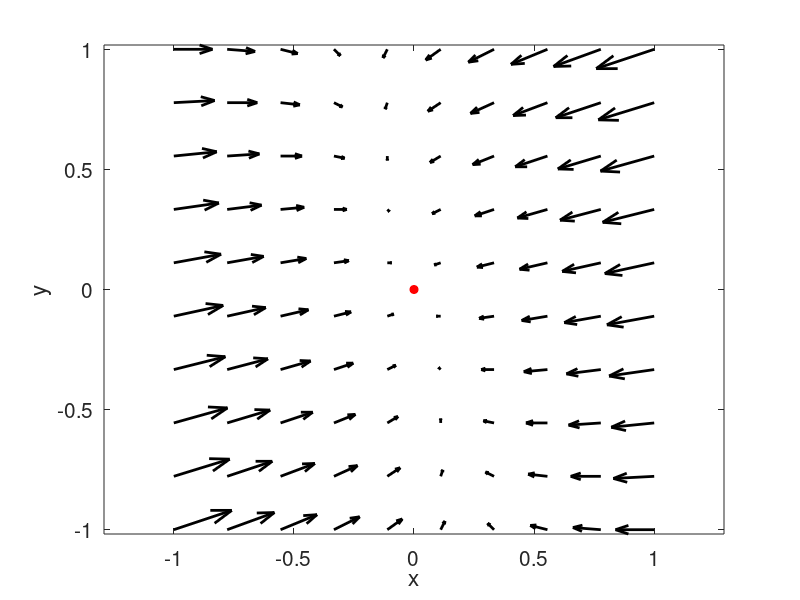

Reproduce this figure in MATLAB. (Note: this script raises an error after producing the figure.)
% script to Mohr's Circle for a given 2-d stress state
% Rishav Mallick, 2021, EOS

clc;
clear;

% inputs - provide an input stress field
% can be deviatoric or not, doesn't matter - we will plot it anyway

sx = -5;%input('sigma_x=');
sy = -1;%input('sigma_y=');
txy = -1;%input('tau_xy=');
theta = 0;%input('theta=');


%% if instead of stress tensor, this was a homogenous strain tensor, we could plot the dispalcements resulting from it
figure(10),clf
xval = linspace(-1,1,10)';
yval = linspace(-1,1,10)';
[xg,yg] = meshgrid(xval,yval);
ux = sx*xg + txy*yg;
uy = txy*xg + sy*yg;

plot(0,0,'ro','MarkerFaceColor','r'), hold on
quiver(xg,yg,ux,uy,'k','LineWidth',2)
axis tight equal
xlabel('x'),ylabel('y')
set(gca,'FontSize',15)

%% stress rotation by theta (if you want to)
disp('Stress Transformation')
sxp=((sx+sy)/2)+(((sx-sy)/2)*cosd(2*theta))+(txy*sind(2*theta));
syp=((sx+sy)/2)-((sx-sy)/2)*cosd(2*theta)-txy*sind(2*theta);
txyp=-((sx-sy)/2)*sind(2*theta)+txy*cosd(2*theta);
formatspec='sigma_x = %4.2f\nSigma_y= %4.2f\nTau_xy = %4.2f\n';
fprintf(formatspec,sxp,syp,txyp)

%% principle stresses
sig_avg=((sx+sy)/2);
R=sqrt(((sx-sy)/2)^2+txy^2);% max shear stress

sig1=sig_avg+R;
sig2=sig_avg-R;

% angles of principal stress and max shear
tp=.5*atan(2*txy/((sx-sy)))*180/pi;
ts=.5*atan(-(sx-sy)/(2*txy))*180/pi;
tp2=tp+90;
ts2=ts+90;

disp('Sigma Average and inplane Maximum Shear Stress');
formatspe='\nsigma_avg = %4.2f\nTau_max = %4.2f\n';
fprintf(formatspe,sig_avg,R);
disp('Angles Corresponding to Sigma_1');

xo=sig_avg;
formatsp='\nsigma_1 = %4.2f\nTheta_p1 = %4.2f\nTheta_s1 = %4.2f\n';
fprintf(formatsp,sig1,tp,ts);
formats='\nsigma_2 = %4.2f\nTheta_p2 = %4.2f\nTheta_s2 = %4.2f\n';
disp('Angles Sorresponding to Sigma_2');
fprintf(formats,sig2,tp2,ts2);

%% Mohr's circle
yo=0;
n=100;
r=R*ones(1,n);
theta1=linspace(0,2*pi,n);
[X,Y]=pol2cart(theta1,r);

% circle origin
X=X+xo;
Y=Y+yo;

x1=min([sx,sy]):1:max([sx,sy]);
y1=(txy/((((sx-sy)/2)+sig_avg)-sig_avg))*(x1-sig_avg);

figure(1),clf
plot(X,Y,'-','Color',rgb('steelblue'),'LineWidth',2), hold on
plot(x1,y1,'r-','LineWidth',1),
plot(0,0,'ks','MarkerFaceColor','r','MarkerSize',10)
set(gca,'Ydir','normal')
title('Mohrs Circle')
xlabel('\sigma_n \rightarrow')
ylabel('\tau \rightarrow')
hold on
grid on
axis equal
xC=sig_avg;
yC=0;
txtC=[' \sigma_{mean} = ',num2str(round(xC,1))];
text(xC,yC,txtC,'FontSize',15);

% label principal stresses
xb=sig2;
yb=0;
txt2= ['\leftarrow\sigma_{comp}= ',num2str(round(xb,1))];
text(xb,yb,txt2,'FontSize',15);
xa=sig1;
ya=0;
txt1=['\leftarrow\sigma_{ext}= ',num2str(round(xa,1))];
text(xa,ya,txt1,'FontSize',15);

% label the input stress state
txt3=['  \tau_{max}= ',num2str(round(R,1))];
plot(xC,R,'rp','MarkerFaceColor','r','MarkerSize',15)
plot([xC xC],[yC R],'ko--','LineWidth',1)
text(xC,R,{'',txt3},'FontSize',15);

x4=xC+((sx-sy)/2);
y4=txy;
txt4=['\sigma = ',num2str(x4)];
txt41=['\tau = ',num2str(y4)];
text(x4,y4,{txt4,txt41},'color','red','Fontsize',15);
x5=xC-((sx-sy)/2);
y5=(-txy);
txt5=['  \sigma = ',num2str(x5)];
txt51=['  \tau = ',num2str(y5)];
text(x5,y5,{txt5,txt51},'color','red','FontSize',15);
axis tight
set(gca,'FontSize',20)

